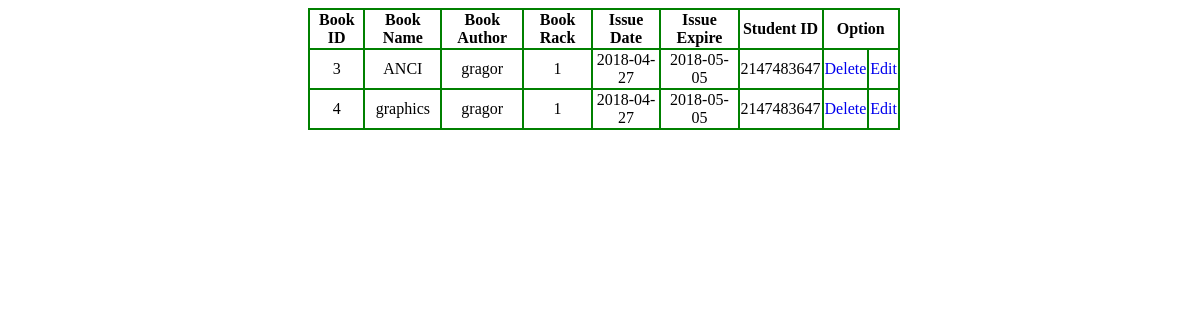
Screenshot of /bshow.php with the database file from the repository.
### tables this page shows
CREATE TABLE `book` (
  `book_id` int(11) NOT NULL,
  `book_name` text,
  `book_author` text,
  `book_rack` int(11) DEFAULT NULL,
  `issue_data` date DEFAULT NULL,
  `issue_expair` date DEFAULT NULL,
  `student_id` int(11) DEFAULT NULL
);

### bshow.php (the view)
<!DOCTYPE html>
<html>
<head>
<link rel="stylesheet" href="btable.css">
</head>
<body>
<table>
<tr>
<th>Book ID</th>
<th>Book Name</th>
<th>Book Author</th>
<th>Book Rack</th>
<th>Issue Date</th>
<th>Issue Expire</th>
<th>Student ID</th>
<th colspan="2">Option</th>
</tr>
 <?php
	    $conn=mysqli_connect("localhost","root","","library");
	    $sql="SELECT * FROM book";
		$result=mysqli_query($conn,$sql);
		while($row=mysqli_fetch_assoc($result)){
		?>
		    <tr>
			<td><?php echo $row['book_id'];?></td>
	        <td><?php echo $row['book_name'];?></td>
	        <td><?php echo $row['book_author'];?></td>
	        <td><?php echo $row['book_rack'];?></td>
			<td><?php echo $row['issue_data'];?></td>
			<td><?php echo $row['issue_expair'];?></td>
			<td><?php echo $row['student_id'];?></td>
			<td><a href="bdelete.php?id=<?php echo $row['book_id'];?>"  style="text-decoration:none">Delete</a></td>
			<td><a href="edit.php?id=<?php echo $row['book_id'];?>" style="text-decoration:none">Edit</a></td>
			</tr>
		<?php
		}
	 ?>
</table>
</body>
</html>

### btable.css (style rules this page uses)
table { border:2px solid blue; border-collapse:collapse; margin-left:300px; width:50%; }
td,th,tr { border:2px solid green; text-align:center; text-decoration:none; }

### rows the page displays
book: book_id "3", book_name "ANCI", book_author "gragor", book_rack "1", issue_data "2018-04-27", issue_expair "2018-05-05", student "2147483647"
book: book_id "4", book_name "graphics", book_author "gragor", book_rack "1", issue_data "2018-04-27", issue_expair "2018-05-05", student "2147483647"
